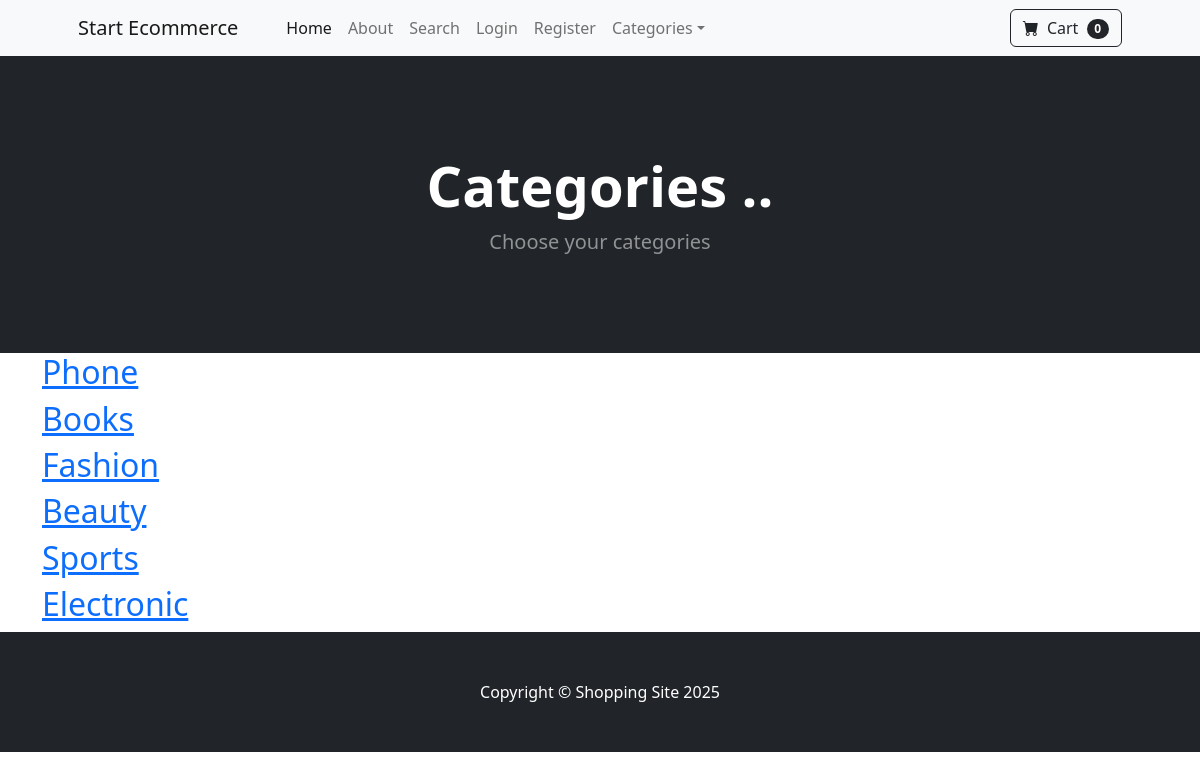
The app's page /category_summary with its own data.
### store/models.py (models this page shows)
class Category(models.Model):
    name = models.CharField(max_length=50)
    def __str__(self):
        return self.name
    class Meta:
        verbose_name_plural = 'categories'

### store/views.py (the view)
# urls.py: path('category_summary', views.category_summary, name='category_summary'),
def category_summary(request):
    categories=Category.objects.all()
    return render(request, 'category_summary.html', {'categories': categories})

### cart/cart.py (called while the page is built)
    def __len__(self):
        return len(self.cart)

### cart/context_processors.py (called while the page is built)
def cart(request):
    return {'cart': Cart(request)}

### store/templates/category_summary.html (shortened to what this page needs)
{% extends "base.html" %}
{% block content%}
<!DOCTYPE html>
<html>
    <head>
    </head>
    <body>
        <header class="bg-dark py-5">
            <div class="container px-4 px-lg-5 my-5">
                <div class="text-center text-white">
                    <h1 class="display-4 fw-bolder">Categories ..</h1>
                    <p class="lead fw-normal text-white-50 mb-0">Choose your categories</p>
                </div>
            </div>
        </header>
        {% for category  in categories  %}
                <div class="container">
                        <h2> <a href="{% url 'category' category%}">{{category}}</a></h2>
                        </li> </div>
                {% endfor %}
    </body>
</html>
{% endblock %}

### records on screen
Category: name "Phone"
Category: name "Books"
Category: name "Fashion"
Category: name "Beauty"
Category: name "Sports"
Category: name "Electronic"

### other values on screen
{{ cart|length }} "0"
